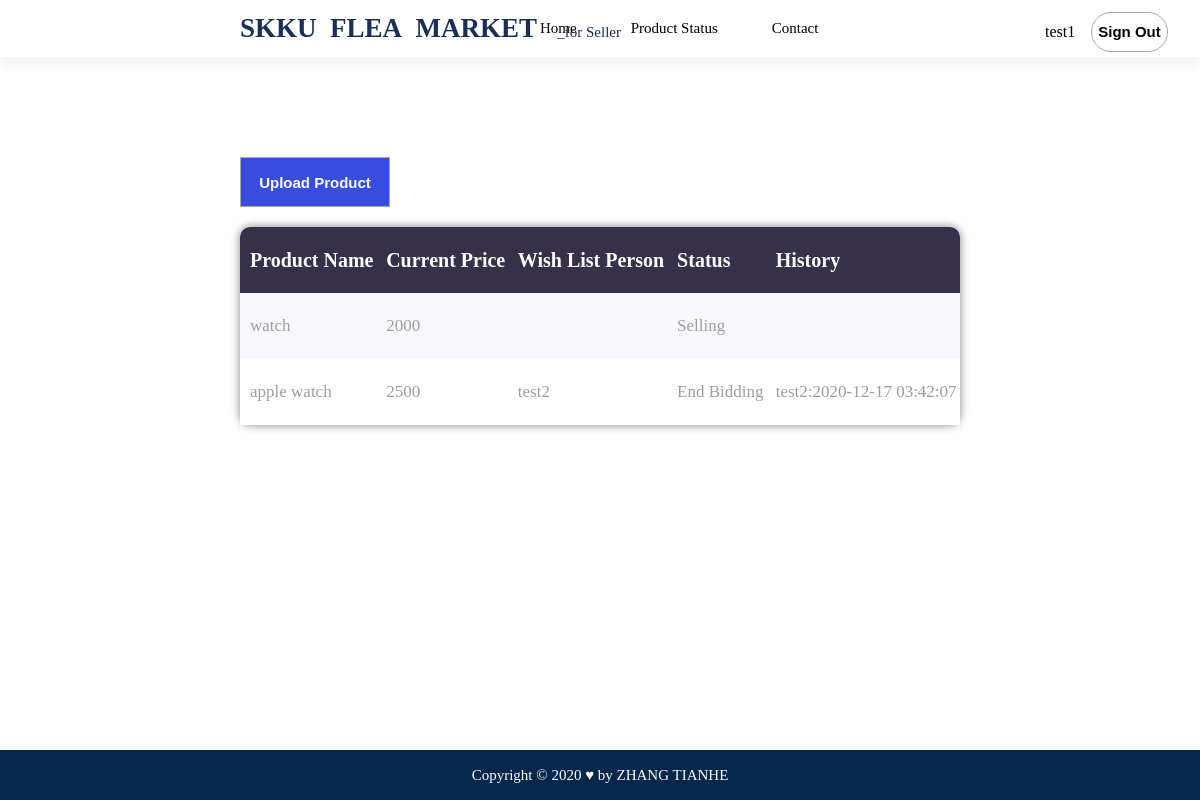
The page /seller.php?turn=1 (signed in) on the database as committed earlier.
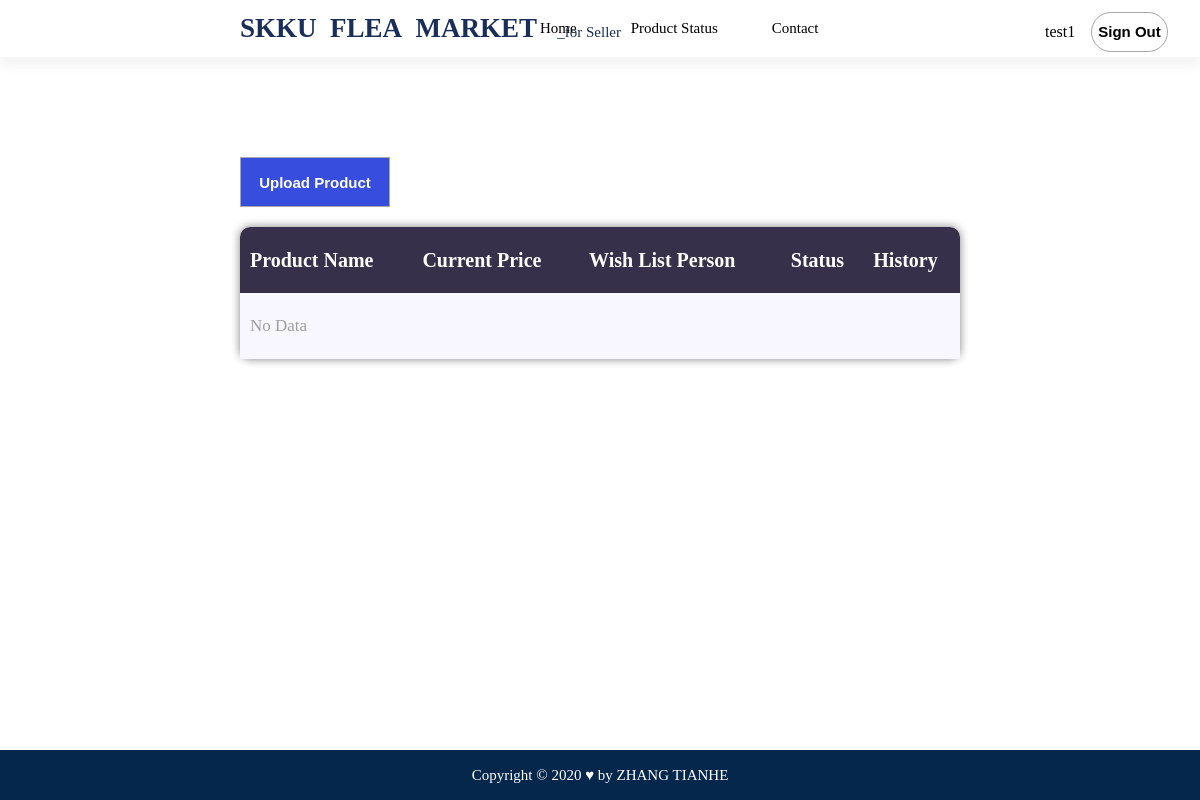
The same page on the database as committed later.
### tables this page shows
create table product(
	id int(11) auto_increment primary key,
    name varchar(20) not null,
    pic varchar(50),
    sellerid int(11) not null,
    buyerid int(11) default -1,
    price int(11) default 0,
    endprice int(11) default 0,
    type tinyint(1),
    sellerphone int(20),
    sellername varchar(20),
    address varchar(50),
    addtime timestamp default current_timestamp,
    endtime timestamp,
    foreign key(sellerid) references user(id),
    foreign key(buyerid) references user(id)
)engine MyISAM;

create table action(
	id int(11) auto_increment primary key,
    productid int(11) not null,
    bidderid int(11) not null,
    addprice int(11) default 0,
    time timestamp default current_timestamp,
    foreign key(productid) references product(id),
    foreign key(bidderid) references user(id)
)engine MyISAM;

create table user(
	id int(11) auto_increment primary key,
    username varchar(20) not null,
    password varchar(32) not null,
    email varchar(30),
    type int(1) not null
)engine MyISAM;

### HTML/seller.php (the view, shortened to what this page needs)
<!DOCTYPE html>
<html lang="en">
	<head>
		<link rel="stylesheet" href="style/style.css">
		<link rel="stylesheet" href="style/seller.css">
	</head>
	<body>
		<div id="topbar">
			<a id="logo" href="index.php">SKKU&nbsp;&nbsp;FLEA&nbsp;&nbsp;MARKET&nbsp;&nbsp;&nbsp;<font class="littlelabel">_for Seller</font></a>
			<a style="margin-right: 1%;"><?php
			echo $_SESSION["username"];
			?></a>
			<a href="php/logout.php"><button>Sign Out</button></a>
			<div class="menubox"><a href="seller.php">Home</a><a href="seller.php?turn=1">Product Status</a><a href="seller.php?turn=2">Contact</a></div>
		</div>
		<?php
		if(!isset($_GET["turn"])){
			echo "
			<div id='addiv'>
			<div></div>
				<div>
					<span>Fun Shopping</span><br>
					<span>SKKU FLEA MARKET</span><br><br>
					<span>Anabada is a Korean word which has four meanings - \"Saving, Sharing, Exchanging, and Reusing\". The campaign has helped South Korea overcome financially hard times.</span>
				</div>
				<div><img src='image/0.png'></div>
			</div>
			";
		}elseif($_GET["turn"]=="1"){
			echo "
			<div id='productstatus'>
				<button onclick='showaddpage()' class='submit'>Upload Product</button>
				<table rules='none'>
					<tr><th>Product Name</th><th>Current Price</th><th>Wish List Person</th><th>Status</th><th>History</th></tr>";
			require_once "admin/admin.php";
			$conn = new mysqli($hn,$un,$pw,$db);
			$query = "select * from product where sellerid=".$_SESSION["id"];
			$userInfo = $conn->query($query);
			if($userInfo->num_rows > 0){
				while($row = $userInfo->fetch_assoc()){
					if($row["type"] == 0){
						$status = "Selling";
						echo "<tr><td>".$row["name"]."</td><td>".$row["price"]."</td><td></td><td>$status</td><td></td></tr>";
					}else{
						$status = "Bidding";
						if($row["endtime"]>time()){
							$status = "End Bidding";
						}
						$qry = "select * from action left join user on user.id = action.bidderid where productid=".$row["id"]." order by addprice desc;";
						$dataInfor = $conn->query($qry);
						$dataInfortemp = $dataInfor;
						echo "<tr><td>".$row["name"]."</td><td>";
						$addprice = 0;
						$user = "";
						while($r = $dataInfor->fetch_assoc()){
							$addprice = $r["addprice"];
							$user = $r["username"];
							break;
						}
						echo "$addprice</td><td>$user</td><td>$status</td><td>";
						while($r = $dataInfortemp->fetch_assoc()){
							echo "<span>".$r["username"].":".$r["time"]."</span><br>";
						}
						echo "</td></tr>";
					}
				}
			}else{
				echo "<tr><td colspan=5 style='test-align:center'>No Data</td></tr>";
			}
			echo "</table></div>
			<div id='uploadtable'>
				<div id='productImage' onclick='uploadimage()'>
					<span>Click here to browse</span><br><span>your product image file</span>
				</div>
				<div id='pic' onclick='uploadimage()' style='display:none'><img src='' id='picImage'></div>
				<table id='informationTable'>
					<tr><td><input type='text' placeholder='Enter Product Name' id='productName' class='inputstyle'></td></tr>
					<tr><td><input type='text' placeholder='Enter Product Price' id='productPrice' class='inputstyle'></td></tr>
					<tr><td><input type='text' placeholder='Enter Your Name' id='sellerName' class='inputstyle'></td></tr>
					<tr><td><input type='telephone' placeholder='Enter Your Phone Number' id='sellerPhone' class='inputstyle'></td></tr>
					<tr><td><input type='text' placeholder='Enter Trading Place' id='address' class='inputstyle'></td></tr>
					<tr><td><input type='checkbox' id='flea' onclick=\"selectSellType('flea')\"><label for='flea'>Flea Market</label></td></tr>
					<tr><td><input type='checkbox' id='auction' onclick=\"selectSellType('auction')\"><label for='auction'>Auction</label></td></tr>
					<tr id='endtime'><td><label for='endtime'>Auction Time</label><select id='endtimeitem'>
						<option value='1' selected='selected'>1 Day</option>
						<option value='2'>2 Day</option>
						<option value='3'>3 Day</option>
						<option value='4'>4 Day</option>
						<option value='5'>5 Day</option>
						<option value='6'>6 Day</option>
						<option value='7'>7 Day</option>
						<option value='8'>8 Day</option>
						<option value='9'>9 Day</option>
						<option value='10'>10 Day</option>
					</select></td></tr>
					<tr><td style='float:right;'><button onclick='submitProduct()' class='submit'>Register Product</button></td></tr>
				</table>
			</div>
			<input type='file' accept='image/*' style='display:none' id='chooseImage' onchange='showImage(this)'>
			";
		}
		?>
		<div id="footer">
			Copyright&nbsp;&copy;&nbsp;2020&nbsp;&hearts;&nbsp;by&nbsp;ZHANG TIANHE
		</div>
	</body>
</html>

### HTML/style/style.css (style rules this page uses)
body { margin: 0; padding: 0; }
button { height: 40px; background: rgba(0,0,0,0); border: 1px solid rgb(168,168,168); border-radius: 20px; font-size: 15px; font-weight: bolder; }
a { text-decoration: none; color: #000000; }
#topbar { width: 100%; height: 57px; box-shadow: 0 10px 10px whitesmoke; }
#logo { font-size: 27px; color: rgb(25,46,89); margin-left: 20%; line-height: 57px; font-weight: bolder; margin-right: 35%; }
.menubox { width: 49%; float: left; height: 600px; }
#footer { width: 100%; bottom: 0; height: 50px; font-size: 15px; text-align: center; line-height: 50px; color: #FFFFFF; background: #05274c; position: fixed; }

### HTML/style/seller.css (style rules this page uses)
.littlelabel { font-size: 15px; font-weight: 100; }
.menubox { position: absolute; top:0; height: 57px; left: 45%; width: 30%; }
.menubox a { line-height: 57px; font-size: 15px; margin-right: 15%; }
.submit { width: 150px; height: 50px; border-radius: 0; background: #374ddd; color: #FFFFFF; font-size: 15px; }
#productstatus { width: 60%; margin: 100px auto; }
#productstatus table { margin-top: 20px; width: 100%; text-align: left; line-height: 64px; box-shadow: grey 0 0 10px; border-radius: 10px; }
th { background: #36304a; color: #FFFFFF; font-size: 20px; padding-left: 10px; }
#productstatus th:first-child { border-radius: 10px 0 0 0; }
#productstatus th:last-child { border-radius: 0 10px 0 0; }
#productstatus tr:nth-child(even) { background: #f8f7ff; }
#productstatus tr:nth-child(odd) { background: #ffffff; }
td { padding-left: 10px; color: rgb(158,158,158); font-size: 17px; font-weight: 100; }

Rows that differ between the two databases and show on the page:
removed product: name "watch", price "2000", type "Selling"
removed product: name "apple watch", action.addprice "2500", user.username "test2", endtime "End Bidding"
removed action: user.username "test2", time "2020-12-17 03:42:07"
Other text that changed with them:
text now shown: "No Data"
